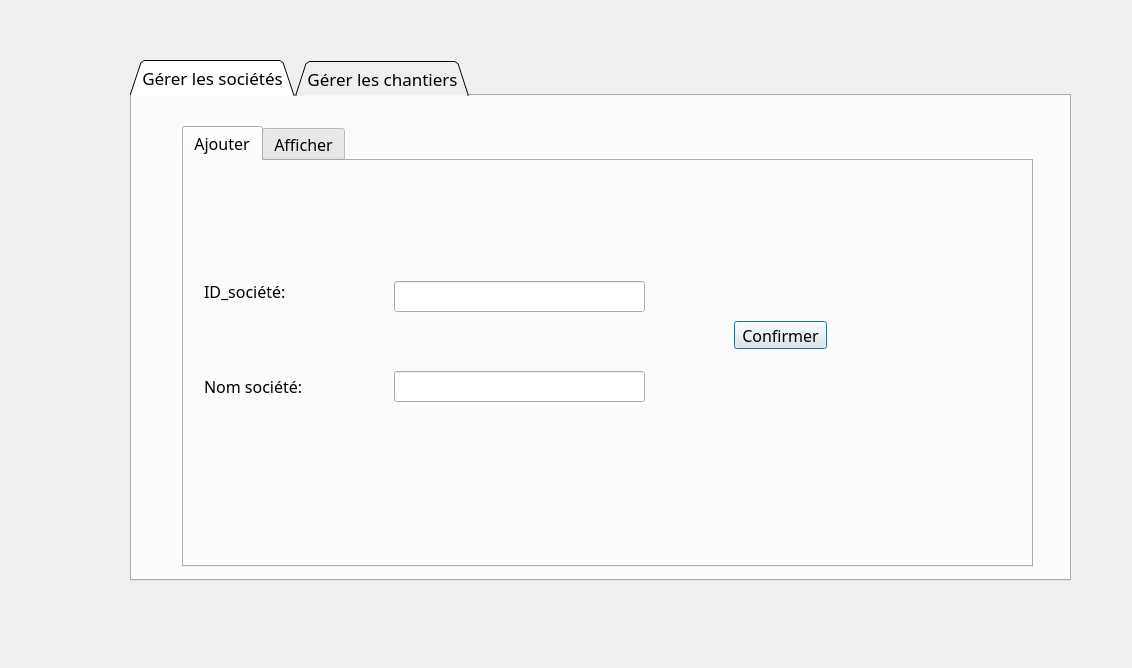
<?xml version="1.0" encoding="UTF-8"?>
<ui version="4.0">
 <class>Dialog</class>
 <widget class="QDialog" name="Dialog">
  <property name="geometry">
   <rect>
    <x>0</x>
    <y>0</y>
    <width>1132</width>
    <height>668</height>
   </rect>
  </property>
  <property name="windowTitle">
   <string>Dialog</string>
  </property>
  <widget class="QTabWidget" name="tabWidget">
   <property name="geometry">
    <rect>
     <x>130</x>
     <y>60</y>
     <width>941</width>
     <height>521</height>
    </rect>
   </property>
   <property name="font">
    <font>
     <family>Bahnschrift SemiCondensed</family>
     <pointsize>13</pointsize>
    </font>
   </property>
   <property name="autoFillBackground">
    <bool>false</bool>
   </property>
   <property name="styleSheet">
    <string notr="true">background-image: url(:/image/baladitech.PNG);
background-image: url(:/image/Design baladitech CRUD.jpg);</string>
   </property>
   <property name="tabShape">
    <enum>QTabWidget::Triangular</enum>
   </property>
   <property name="currentIndex">
    <number>0</number>
   </property>
   <property name="iconSize">
    <size>
     <width>16</width>
     <height>16</height>
    </size>
   </property>
   <property name="elideMode">
    <enum>Qt::ElideNone</enum>
   </property>
   <widget class="QWidget" name="tab">
    <attribute name="title">
     <string>Gérer les sociétés</string>
    </attribute>
    <widget class="QTabWidget" name="tabWidget_2">
     <property name="geometry">
      <rect>
       <x>50</x>
       <y>30</y>
       <width>851</width>
       <height>441</height>
      </rect>
     </property>
     <property name="font">
      <font>
       <family>Tw Cen MT</family>
       <pointsize>12</pointsize>
      </font>
     </property>
     <property name="autoFillBackground">
      <bool>false</bool>
     </property>
     <property name="styleSheet">
      <string notr="true">background-image: url(:/image/Design baladitech inCRUD.png);</string>
     </property>
     <property name="currentIndex">
      <number>0</number>
     </property>
     <widget class="QWidget" name="tab_3">
      <attribute name="title">
       <string>Ajouter</string>
      </attribute>
      <widget class="QLineEdit" name="lineEdit_13">
       <property name="geometry">
        <rect>
         <x>210</x>
         <y>210</y>
         <width>251</width>
         <height>31</height>
        </rect>
       </property>
      </widget>
      <widget class="QLabel" name="label_32">
       <property name="geometry">
        <rect>
         <x>20</x>
         <y>120</y>
         <width>171</width>
         <height>21</height>
        </rect>
       </property>
       <property name="text">
        <string>ID_société:</string>
       </property>
      </widget>
      <widget class="QLineEdit" name="lineEdit_12">
       <property name="geometry">
        <rect>
         <x>210</x>
         <y>120</y>
         <width>251</width>
         <height>31</height>
        </rect>
       </property>
      </widget>
      <widget class="QLabel" name="label_31">
       <property name="geometry">
        <rect>
         <x>20</x>
         <y>210</y>
         <width>171</width>
         <height>31</height>
        </rect>
       </property>
       <property name="text">
        <string>Nom société:</string>
       </property>
      </widget>
      <widget class="QPushButton" name="pushButton_4">
       <property name="geometry">
        <rect>
         <x>550</x>
         <y>160</y>
         <width>93</width>
         <height>28</height>
        </rect>
       </property>
       <property name="text">
        <string>Confirmer</string>
       </property>
      </widget>
     </widget>
     <widget class="QWidget" name="tab_5">
      <attribute name="title">
       <string>Afficher</string>
      </attribute>
      <widget class="QLabel" name="label_35">
       <property name="geometry">
        <rect>
         <x>40</x>
         <y>300</y>
         <width>91</width>
         <height>21</height>
        </rect>
       </property>
       <property name="text">
        <string>Trier par:</string>
       </property>
      </widget>
      <widget class="QLabel" name="label_37">
       <property name="geometry">
        <rect>
         <x>340</x>
         <y>320</y>
         <width>101</width>
         <height>20</height>
        </rect>
       </property>
       <property name="text">
        <string>Rechercher:</string>
       </property>
      </widget>
      <widget class="QLineEdit" name="lineEdit_17">
       <property name="geometry">
        <rect>
         <x>450</x>
         <y>310</y>
         <width>231</width>
         <height>31</height>
        </rect>
       </property>
      </widget>
      <widget class="QTableView" name="Affichage_2">
       <property name="geometry">
        <rect>
         <x>40</x>
         <y>10</y>
         <width>521</width>
         <height>281</height>
        </rect>
       </property>
      </widget>
      <widget class="QPushButton" name="pushButton_5">
       <property name="geometry">
        <rect>
         <x>590</x>
         <y>90</y>
         <width>93</width>
         <height>28</height>
        </rect>
       </property>
       <property name="text">
        <string>Modifier</string>
       </property>
       <property name="checkable">
        <bool>true</bool>
       </property>
      </widget>
      <widget class="QPushButton" name="pushButton_2">
       <property name="geometry">
        <rect>
         <x>590</x>
         <y>160</y>
         <width>93</width>
         <height>28</height>
        </rect>
       </property>
       <property name="text">
        <string>Supprimer</string>
       </property>
      </widget>
      <widget class="QRadioButton" name="radioButton">
       <property name="geometry">
        <rect>
         <x>110</x>
         <y>310</y>
         <width>97</width>
         <height>20</height>
        </rect>
       </property>
       <property name="text">
        <string>Nom</string>
       </property>
      </widget>
      <widget class="QRadioButton" name="radioButton_2">
       <property name="geometry">
        <rect>
         <x>110</x>
         <y>350</y>
         <width>97</width>
         <height>20</height>
        </rect>
       </property>
       <property name="text">
        <string>ID</string>
       </property>
      </widget>
      <widget class="QPushButton" name="imprimer">
       <property name="geometry">
        <rect>
         <x>590</x>
         <y>230</y>
         <width>93</width>
         <height>28</height>
        </rect>
       </property>
       <property name="text">
        <string>Imprimer</string>
       </property>
      </widget>
     </widget>
    </widget>
   </widget>
   <widget class="QWidget" name="Ajouter">
    <attribute name="title">
     <string>Gérer les chantiers</string>
    </attribute>
    <widget class="QTabWidget" name="tabWidget_3">
     <property name="geometry">
      <rect>
       <x>50</x>
       <y>30</y>
       <width>851</width>
       <height>441</height>
      </rect>
     </property>
     <property name="font">
      <font>
       <family>Tw Cen MT</family>
       <pointsize>12</pointsize>
      </font>
     </property>
     <property name="autoFillBackground">
      <bool>false</bool>
     </property>
     <property name="styleSheet">
      <string notr="true">background-image: url(:/image/Design baladitech inCRUD.png);</string>
     </property>
     <property name="currentIndex">
      <number>0</number>
     </property>
     <widget class="QWidget" name="tab_8">
      <attribute name="title">
       <string>Ajouter</string>
      </attribute>
      <widget class="QLabel" name="label">
       <property name="geometry">
        <rect>
         <x>35</x>
         <y>70</y>
         <width>171</width>
         <height>21</height>
        </rect>
       </property>
       <property name="text">
        <string>Nom chantier:</string>
       </property>
      </widget>
      <widget class="QLabel" name="label_2">
       <property name="geometry">
        <rect>
         <x>40</x>
         <y>130</y>
         <width>131</width>
         <height>31</height>
        </rect>
       </property>
       <property name="text">
        <string>Localisation:</string>
       </property>
      </widget>
      <widget class="QLineEdit" name="lineEdit">
       <property name="geometry">
        <rect>
         <x>250</x>
         <y>70</y>
         <width>111</width>
         <height>31</height>
        </rect>
       </property>
      </widget>
      <widget class="QLabel" name="label_4">
       <property name="geometry">
        <rect>
         <x>170</x>
         <y>110</y>
         <width>121</width>
         <height>21</height>
        </rect>
       </property>
       <property name="text">
        <string>Régions</string>
       </property>
      </widget>
      <widget class="QLabel" name="label_5">
       <property name="geometry">
        <rect>
         <x>310</x>
         <y>110</y>
         <width>131</width>
         <height>31</height>
        </rect>
       </property>
       <property name="text">
        <string>Rue/avenue</string>
       </property>
      </widget>
      <widget class="QComboBox" name="comboBox_2">
       <property name="geometry">
        <rect>
         <x>170</x>
         <y>140</y>
         <width>91</width>
         <height>22</height>
        </rect>
       </property>
       <item>
        <property name="text">
         <string>Region nord</string>
        </property>
       </item>
       <item>
        <property name="text">
         <string>Region sud</string>
        </property>
       </item>
       <item>
        <property name="text">
         <string>Region est</string>
        </property>
       </item>
       <item>
        <property name="text">
         <string>Region ouest</string>
        </property>
       </item>
      </widget>
      <widget class="QLineEdit" name="lineEdit_2">
       <property name="geometry">
        <rect>
         <x>310</x>
         <y>140</y>
         <width>113</width>
         <height>31</height>
        </rect>
       </property>
      </widget>
      <widget class="QLabel" name="label_6">
       <property name="geometry">
        <rect>
         <x>40</x>
         <y>210</y>
         <width>211</width>
         <height>31</height>
        </rect>
       </property>
       <property name="text">
        <string>Affecter à société:</string>
       </property>
      </widget>
      <widget class="QCommandLinkButton" name="commandLinkButton">
       <property name="geometry">
        <rect>
         <x>50</x>
         <y>330</y>
         <width>187</width>
         <height>41</height>
        </rect>
       </property>
       <property name="text">
        <string>Nouvelle société</string>
       </property>
      </widget>
      <widget class="QLineEdit" name="lineEdit_10">
       <property name="geometry">
        <rect>
         <x>250</x>
         <y>20</y>
         <width>111</width>
         <height>31</height>
        </rect>
       </property>
       <property name="styleSheet">
        <string notr="true"/>
       </property>
      </widget>
      <widget class="QLabel" name="label_27">
       <property name="geometry">
        <rect>
         <x>40</x>
         <y>20</y>
         <width>161</width>
         <height>21</height>
        </rect>
       </property>
       <property name="text">
        <string>ID_chantier:</string>
       </property>
      </widget>
      <widget class="QPushButton" name="pushButton_3">
       <property name="geometry">
        <rect>
         <x>410</x>
         <y>340</y>
         <width>93</width>
         <height>28</height>
        </rect>
       </property>
       <property name="text">
        <string>Confirmer</string>
       </property>
      </widget>
      <widget class="QLabel" name="label_29">
       <property name="geometry">
        <rect>
         <x>270</x>
         <y>280</y>
         <width>91</width>
         <height>31</height>
        </rect>
       </property>
       <property name="text">
        <string>état:</string>
       </property>
      </widget>
      <widget class="QComboBox" name="comboBox">
       <property name="geometry">
        <rect>
         <x>310</x>
         <y>281</y>
         <width>91</width>
         <height>31</height>
        </rect>
       </property>
       <item>
        <property name="text">
         <string>En attente</string>
        </property>
       </item>
       <item>
        <property name="text">
         <string>En cours</string>
        </property>
       </item>
       <item>
        <property name="text">
         <string>Terminé</string>
        </property>
       </item>
      </widget>
      <widget class="QTableView" name="Affichage_4">
       <property name="geometry">
        <rect>
         <x>440</x>
         <y>90</y>
         <width>281</width>
         <height>201</height>
        </rect>
       </property>
      </widget>
      <widget class="QLineEdit" name="lineEdit_3">
       <property name="geometry">
        <rect>
         <x>170</x>
         <y>210</y>
         <width>151</width>
         <height>31</height>
        </rect>
       </property>
      </widget>
     </widget>
     <widget class="QWidget" name="tab_10">
      <attribute name="title">
       <string>Afficher</string>
      </attribute>
      <widget class="QLabel" name="label_26">
       <property name="geometry">
        <rect>
         <x>60</x>
         <y>320</y>
         <width>56</width>
         <height>16</height>
        </rect>
       </property>
       <property name="text">
        <string>Trier par:</string>
       </property>
      </widget>
      <widget class="QLabel" name="label_38">
       <property name="geometry">
        <rect>
         <x>320</x>
         <y>330</y>
         <width>131</width>
         <height>31</height>
        </rect>
       </property>
       <property name="text">
        <string>Rechercher:</string>
       </property>
      </widget>
      <widget class="QLineEdit" name="lineEdit_18">
       <property name="geometry">
        <rect>
         <x>460</x>
         <y>330</y>
         <width>221</width>
         <height>31</height>
        </rect>
       </property>
      </widget>
      <widget class="QPushButton" name="pushButton_6">
       <property name="geometry">
        <rect>
         <x>730</x>
         <y>190</y>
         <width>93</width>
         <height>28</height>
        </rect>
       </property>
       <property name="text">
        <string>Modifier</string>
       </property>
       <property name="checkable">
        <bool>true</bool>
       </property>
      </widget>
      <widget class="QPushButton" name="pushButton_11">
       <property name="geometry">
        <rect>
         <x>730</x>
         <y>240</y>
         <width>93</width>
         <height>28</height>
        </rect>
       </property>
       <property name="text">
        <string>Supprimer</string>
       </property>
      </widget>
      <widget class="QTableView" name="Affichage_3">
       <property name="geometry">
        <rect>
         <x>30</x>
         <y>30</y>
         <width>691</width>
         <height>281</height>
        </rect>
       </property>
      </widget>
      <widget class="QRadioButton" name="radioButton_3">
       <property name="geometry">
        <rect>
         <x>130</x>
         <y>320</y>
         <width>97</width>
         <height>20</height>
        </rect>
       </property>
       <property name="text">
        <string>Nom</string>
       </property>
      </widget>
      <widget class="QRadioButton" name="radioButton_4">
       <property name="geometry">
        <rect>
         <x>130</x>
         <y>349</y>
         <width>97</width>
         <height>21</height>
        </rect>
       </property>
       <property name="text">
        <string>Region</string>
       </property>
      </widget>
      <widget class="QRadioButton" name="radioButton_5">
       <property name="geometry">
        <rect>
         <x>130</x>
         <y>380</y>
         <width>97</width>
         <height>20</height>
        </rect>
       </property>
       <property name="text">
        <string>Etat</string>
       </property>
      </widget>
     </widget>
    </widget>
   </widget>
  </widget>
 </widget>
 <resources/>
 <connections/>
</ui>
